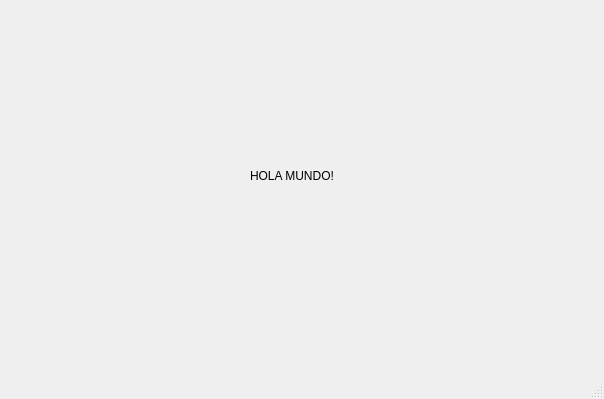
<?xml version="1.0" encoding="UTF-8"?>
<ui version="4.0">
 <class>MainWindow</class>
 <widget class="QMainWindow" name="MainWindow">
  <property name="geometry">
   <rect>
    <x>0</x>
    <y>0</y>
    <width>604</width>
    <height>399</height>
   </rect>
  </property>
  <property name="windowTitle">
   <string>Hola Mundo</string>
  </property>
  <widget class="QWidget" name="centralwidget">
   <widget class="QLabel" name="cosito">
    <property name="geometry">
     <rect>
      <x>250</x>
      <y>110</y>
      <width>191</width>
      <height>131</height>
     </rect>
    </property>
    <property name="text">
     <string>HOLA MUNDO!</string>
    </property>
   </widget>
  </widget>
  <widget class="QMenuBar" name="menubar">
   <property name="geometry">
    <rect>
     <x>0</x>
     <y>0</y>
     <width>604</width>
     <height>21</height>
    </rect>
   </property>
  </widget>
  <widget class="QStatusBar" name="statusbar"/>
 </widget>
 <resources/>
 <connections/>
</ui>
